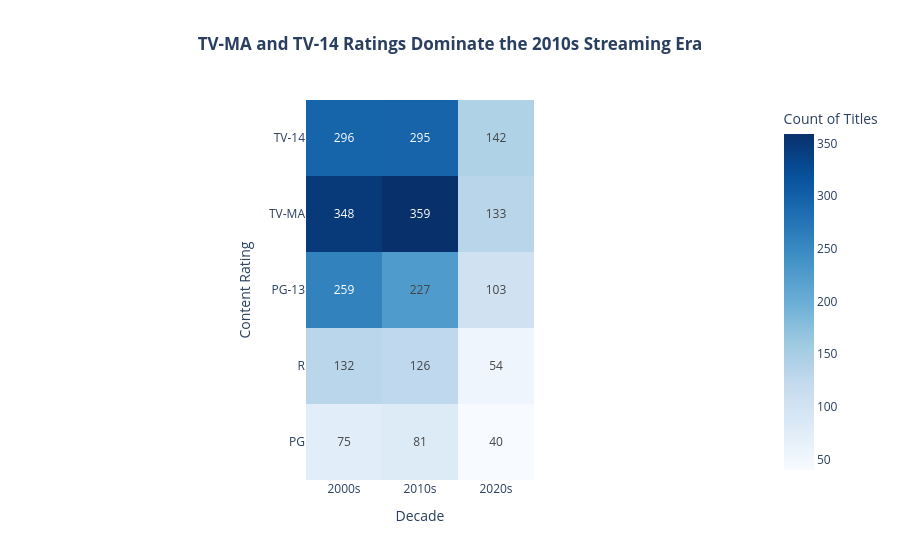

This figure's notebook cell:
### Markdown cell above
## Task 1 — Heatmap: content by rating and release decade

**What to build:** A heatmap showing the number of titles by **content rating** (y-axis) and **decade** (x-axis).

**Requirements:**
- Create a 'decade' column: `df['decade'] = (df['release_year'] // 10 * 10).astype(str) + 's'`
- Filter to TV-14, TV-MA, PG-13, R, PG only (most common ratings)
- Sequential colour scale (Blues)
- Values shown in cells (`text_auto=True`)
- Insight title about which rating dominates which decade

### Code cell
# Task 1
# 1. Create a 'decade' column as specified by the formula
df['decade'] = (df['release_year'] // 10 * 10).astype(str) + 's'

# 2. Filter to the most common ratings
target_ratings = ['TV-14', 'TV-MA', 'PG-13', 'R', 'PG']
df_heatmap = df[df['rating'].isin(target_ratings)]

# Group and count the data, then pivot it so ratings are on y-axis and decades on x-axis
heatmap_data = df_heatmap.groupby(['rating', 'decade']).size().reset_index(name='count')
heatmap_pivot = heatmap_data.pivot(index='rating', columns='decade', values='count').fillna(0)

# Ensure the y-axis aligns with the most common ratings hierarchy
heatmap_pivot = heatmap_pivot.reindex(target_ratings)

# 3. Build the Heatmap with Plotly Express
fig1 = px.imshow(
    heatmap_pivot,
    text_auto=True,                # Requirement: Values shown in cells
    color_continuous_scale='Blues', # Requirement: Sequential color scale (Blues)
    labels=dict(x="Decade", y="Content Rating", color="Count of Titles"),
    title="<b>TV-MA and TV-14 Ratings Dominate the 2010s Streaming Era</b>" # Requirement: Insight title
)

# Optional styling tweak to make the layout look polished
fig1.update_layout(title_x=0.5)
fig1.show()

### Figure 1 — Plotly figure (JSON) as saved in the notebook; plotly's stock layout.template omitted (floating-point values rounded to 4 significant figures)
{"data": [{"coloraxis": "coloraxis", "hovertemplate": "Decade: %{x}<br>Content Rating: %{y}<br>Count of Titles: %{z}<extra></extra>", "name": "0", "texttemplate": "%{z}", "type": "heatmap", "x": ["2000s", "2010s", "2020s"], "xaxis": "x", "y": ["TV-14", "TV-MA", "PG-13", "R", "PG"], "yaxis": "y", "z": [[296, 295, 142], [348, 359, 133], [259, 227, 103], [132, 126, 54], [75, 81, 40]]}], "layout": {"coloraxis": {"colorbar": {"title": {"text": "Count of Titles"}}, "colorscale": [[0, "rgb(247,251,255)"], [0.125, "rgb(222,235,247)"], [0.25, "rgb(198,219,239)"], [0.375, "rgb(158,202,225)"], [0.5, "rgb(107,174,214)"], [0.625, "rgb(66,146,198)"], [0.75, "rgb(33,113,181)"], [0.875, "rgb(8,81,156)"], [1, "rgb(8,48,107)"]]}, "title": {"text": "<b>TV-MA and TV-14 Ratings Dominate the 2010s Streaming Era</b>", "x": 0.5}, "xaxis": {"anchor": "y", "constrain": "domain", "domain": [0, 1], "scaleanchor": "y", "title": {"text": "Decade"}}, "yaxis": {"anchor": "x", "autorange": "reversed", "constrain": "domain", "domain": [0, 1], "title": {"text": "Content Rating"}}}}
